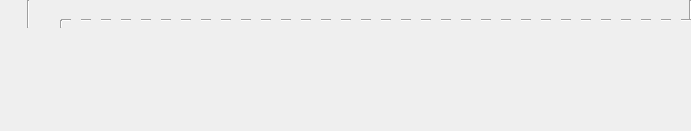
     <widget class="QFrame" name="frame_descriptionNotes_2">
      <property name="geometry">
       <rect>
        <x>283</x>
        <y>610</y>
        <width>691</width>
        <height>131</height>
       </rect>
      </property>
      <widget class="Line" name="line_10">
       <property name="geometry">
        <rect>
         <x>680</x>
         <y>0</y>
         <width>20</width>
         <height>20</height>
        </rect>
       </property>
       <property name="orientation">
        <enum>Qt::Vertical</enum>
       </property>
      </widget>
      <widget class="QFrame" name="frame_229">
       <property name="geometry">
        <rect>
         <x>61</x>
         <y>10</y>
         <width>631</width>
         <height>21</height>
        </rect>
       </property>
       <widget class="Line" name="line_73">
        <property name="geometry">
         <rect>
          <x>0</x>
          <y>0</y>
          <width>10</width>
          <height>21</height>
         </rect>
        </property>
        <property name="orientation">
         <enum>Qt::Horizontal</enum>
        </property>
       </widget>
       <widget class="Line" name="line_74">
        <property name="geometry">
         <rect>
          <x>20</x>
          <y>0</y>
          <width>10</width>
          <height>21</height>
         </rect>
        </property>
        <property name="orientation">
         <enum>Qt::Horizontal</enum>
        </property>
       </widget>
       <widget class="Line" name="line_75">
        <property name="geometry">
         <rect>
          <x>80</x>
          <y>0</y>
          <width>10</width>
          <height>21</height>
         </rect>
        </property>
        <property name="orientation">
         <enum>Qt::Horizontal</enum>
        </property>
       </widget>
       <widget class="Line" name="line_76">
        <property name="geometry">
         <rect>
          <x>260</x>
          <y>0</y>
          <width>10</width>
          <height>21</height>
         </rect>
        </property>
        <property name="orientation">
         <enum>Qt::Horizontal</enum>
        </property>
       </widget>
       <widget class="Line" name="line_77">
        <property name="geometry">
         <rect>
          <x>280</x>
          <y>0</y>
          <width>10</width>
          <height>21</height>
         </rect>
        </property>
        <property name="orientation">
         <enum>Qt::Horizontal</enum>
        </property>
       </widget>
       <widget class="Line" name="line_78">
        <property name="geometry">
         <rect>
          <x>300</x>
          <y>0</y>
          <width>10</width>
          <height>21</height>
         </rect>
        </property>
        <property name="orientation">
         <enum>Qt::Horizontal</enum>
        </property>
       </widget>
       <widget class="Line" name="line_79">
        <property name="geometry">
         <rect>
          <x>320</x>
          <y>0</y>
          <width>10</width>
          <height>21</height>
         </rect>
        </property>
        <property name="orientation">
         <enum>Qt::Horizontal</enum>
        </property>
       </widget>
       <widget class="Line" name="line_80">
        <property name="geometry">
         <rect>
          <x>340</x>
          <y>0</y>
          <width>10</width>
          <height>21</height>
         </rect>
        </property>
        <property name="orientation">
         <enum>Qt::Horizontal</enum>
        </property>
       </widget>
       <widget class="Line" name="line_81">
        <property name="geometry">
         <rect>
          <x>360</x>
          <y>0</y>
          <width>10</width>
          <height>21</height>
         </rect>
        </property>
        <property name="orientation">
         <enum>Qt::Horizontal</enum>
        </property>
       </widget>
       <widget class="Line" name="line_82">
        <property name="geometry">
         <rect>
          <x>380</x>
          <y>0</y>
          <width>10</width>
          <height>21</height>
         </rect>
        </property>
        <property name="orientation">
         <enum>Qt::Horizontal</enum>
        </property>
       </widget>
       <widget class="Line" name="line_83">
        <property name="geometry">
         <rect>
          <x>400</x>
          <y>0</y>
          <width>10</width>
          <height>21</height>
         </rect>
        </property>
        <property name="orientation">
         <enum>Qt::Horizontal</enum>
        </property>
       </widget>
       <widget class="Line" name="line_84">
        <property name="geometry">
         <rect>
          <x>420</x>
          <y>0</y>
          <width>10</width>
          <height>21</height>
         </rect>
        </property>
        <property name="orientation">
         <enum>Qt::Horizontal</enum>
        </property>
       </widget>
       <widget class="Line" name="line_85">
        <property name="geometry">
         <rect>
          <x>440</x>
          <y>0</y>
          <width>10</width>
          <height>21</height>
         </rect>
        </property>
        <property name="orientation">
         <enum>Qt::Horizontal</enum>
        </property>
       </widget>
       <widget class="Line" name="line_86">
        <property name="geometry">
         <rect>
          <x>460</x>
          <y>0</y>
          <width>10</width>
          <height>21</height>
         </rect>
        </property>
        <property name="orientation">
         <enum>Qt::Horizontal</enum>
        </property>
       </widget>
       <widget class="Line" name="line_87">
        <property name="geometry">
         <rect>
          <x>480</x>
          <y>0</y>
          <width>10</width>
          <height>21</height>
         </rect>
        </property>
        <property name="orientation">
         <enum>Qt::Horizontal</enum>
        </property>
       </widget>
       <widget class="Line" name="line_88">
        <property name="geometry">
         <rect>
          <x>500</x>
          <y>0</y>
          <width>10</width>
          <height>21</height>
         </rect>
        </property>
        <property name="orientation">
         <enum>Qt::Horizontal</enum>
        </property>
       </widget>
       <widget class="Line" name="line_89">
        <property name="geometry">
         <rect>
          <x>520</x>
          <y>0</y>
          <width>10</width>
          <height>21</height>
         </rect>
        </property>
        <property name="orientation">
         <enum>Qt::Horizontal</enum>
        </property>
       </widget>
       <widget class="Line" name="line_90">
        <property name="geometry">
         <rect>
          <x>540</x>
          <y>0</y>
          <width>10</width>
          <height>21</height>
         </rect>
        </property>
        <property name="orientation">
         <enum>Qt::Horizontal</enum>
        </property>
       </widget>
       <widget class="Line" name="line_91">
        <property name="geometry">
         <rect>
          <x>560</x>
          <y>0</y>
          <width>10</width>
          <height>21</height>
         </rect>
        </property>
        <property name="orientation">
         <enum>Qt::Horizontal</enum>
        </property>
       </widget>
       <widget class="Line" name="line_92">
        <property name="geometry">
         <rect>
          <x>580</x>
          <y>0</y>
          <width>10</width>
          <height>21</height>
         </rect>
        </property>
        <property name="orientation">
         <enum>Qt::Horizontal</enum>
        </property>
       </widget>
       <widget class="Line" name="line_93">
        <property name="geometry">
         <rect>
          <x>600</x>
          <y>0</y>
          <width>10</width>
          <height>21</height>
         </rect>
        </property>
        <property name="orientation">
         <enum>Qt::Horizontal</enum>
        </property>
       </widget>
       <widget class="Line" name="line_94">
        <property name="geometry">
         <rect>
          <x>620</x>
          <y>0</y>
          <width>10</width>
          <height>21</height>
         </rect>
        </property>
        <property name="orientation">
         <enum>Qt::Horizontal</enum>
        </property>
       </widget>
       <widget class="Line" name="line_95">
        <property name="geometry">
         <rect>
          <x>40</x>
          <y>0</y>
          <width>10</width>
          <height>21</height>
         </rect>
        </property>
        <property name="orientation">
         <enum>Qt::Horizontal</enum>
        </property>
       </widget>
       <widget class="Line" name="line_96">
        <property name="geometry">
         <rect>
          <x>60</x>
          <y>0</y>
          <width>10</width>
          <height>21</height>
         </rect>
        </property>
        <property name="orientation">
         <enum>Qt::Horizontal</enum>
        </property>
       </widget>
       <widget class="Line" name="line_97">
        <property name="geometry">
         <rect>
          <x>100</x>
          <y>0</y>
          <width>10</width>
          <height>21</height>
         </rect>
        </property>
        <property name="orientation">
         <enum>Qt::Horizontal</enum>
        </property>
       </widget>
       <widget class="Line" name="line_98">
        <property name="geometry">
         <rect>
          <x>120</x>
          <y>0</y>
          <width>10</width>
          <height>21</height>
         </rect>
        </property>
        <property name="orientation">
         <enum>Qt::Horizontal</enum>
        </property>
       </widget>
       <widget class="Line" name="line_99">
        <property name="geometry">
         <rect>
          <x>140</x>
          <y>0</y>
          <width>10</width>
          <height>21</height>
         </rect>
        </property>
        <property name="orientation">
         <enum>Qt::Horizontal</enum>
        </property>
       </widget>
       <widget class="Line" name="line_100">
        <property name="geometry">
         <rect>
          <x>160</x>
          <y>0</y>
          <width>10</width>
          <height>21</height>
         </rect>
        </property>
        <property name="orientation">
         <enum>Qt::Horizontal</enum>
        </property>
       </widget>
       <widget class="Line" name="line_101">
        <property name="geometry">
         <rect>
          <x>180</x>
          <y>0</y>
          <width>10</width>
          <height>21</height>
         </rect>
        </property>
        <property name="orientation">
         <enum>Qt::Horizontal</enum>
        </property>
       </widget>
       <widget class="Line" name="line_102">
        <property name="geometry">
         <rect>
          <x>200</x>
          <y>0</y>
          <width>10</width>
          <height>21</height>
         </rect>
        </property>
        <property name="orientation">
         <enum>Qt::Horizontal</enum>
        </property>
       </widget>
       <widget class="Line" name="line_103">
        <property name="geometry">
         <rect>
          <x>220</x>
          <y>0</y>
          <width>10</width>
          <height>21</height>
         </rect>
        </property>
        <property name="orientation">
         <enum>Qt::Horizontal</enum>
        </property>
       </widget>
       <widget class="Line" name="line_104">
        <property name="geometry">
         <rect>
          <x>240</x>
          <y>0</y>
          <width>10</width>
          <height>21</height>
         </rect>
        </property>
        <property name="orientation">
         <enum>Qt::Horizontal</enum>
        </property>
       </widget>
      </widget>
      <widget class="Line" name="line_13">
       <property name="geometry">
        <rect>
         <x>53</x>
         <y>20</y>
         <width>16</width>
         <height>8</height>
        </rect>
       </property>
       <property name="orientation">
        <enum>Qt::Vertical</enum>
       </property>
      </widget>
      <widget class="Line" name="line_105">
       <property name="geometry">
        <rect>
         <x>20</x>
         <y>0</y>
         <width>16</width>
         <height>28</height>
        </rect>
       </property>
       <property name="orientation">
        <enum>Qt::Vertical</enum>
       </property>
      </widget>
     </widget>
